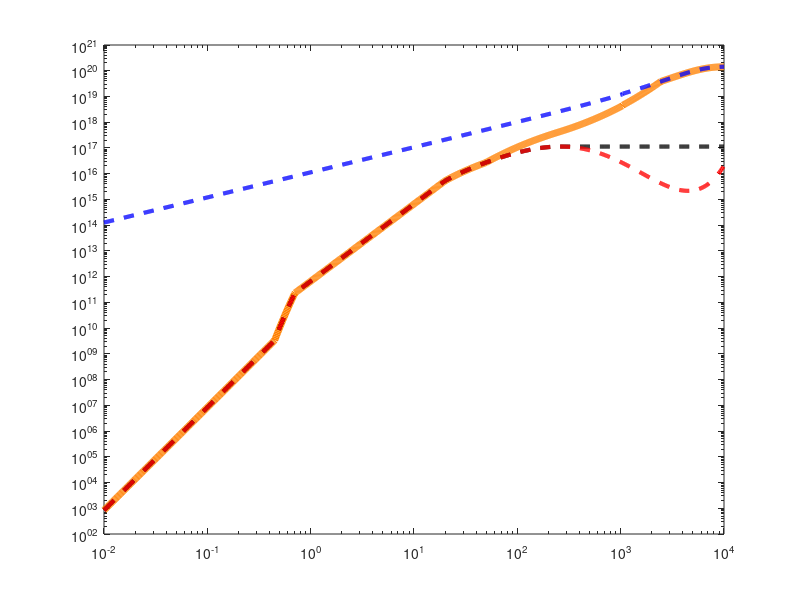

MATLAB code to generate this figure: (Note: this script raises an error after producing the figure.)

clear all; clc;


% Choose planet: 0 - Earth, 1 - Venus, 2 - Mars

planet         = 1;           

% Impactor typical parameters
rho_imp        = 2700.000;    % Impactor density [kg/m^3]
vrel_vesc      = 2.0;         % Typical impact velocity ratio v/v_esc
b              = sin(deg2rad(45));  % Impact Angle is 45 degree

pival          = pi; % Pi [non-dim.]
G              = 6.67384e-11; % Gravitational constant [m^/(kg s^2)]


% AIRBURST for Shuvalov
use_AB         = true;     % Set to true to use Airburst for Shuvalov


% COMPOSITE Scheme Limits
iminc = 50e3; % [meters] Below this radius value, pure Shuvalov model 
imaxc = 2443e3; % [meters] Above this radius value, pure Kegerreis model 




% Physical parameters of Earth as target body
if planet==0
    M_p        = 5.9736e24;   % Earth mass [kg]
    R_p        = 6.3781e6;    % Earth radius [m]
    rho_mean_p = 5515.000;    % Mean density of planet [kg/m^3]
    rho_p      = 2900.000;    % Density of crust [kg/m^3] (assumes that basaltic crust is target material)
    M_at       = 5.100e18;    % Earth atmosphere mass [kg]
    rho_atm    = 1.217;       % Surface density of Earth's atmosphere [kg/m^3]
    height_atm = 8500.0;      % Scale height of Earth atmosphere [m]
    mu         = 29;          % molecular mass of (N2 + O2) atmosphere [non-dim.] 

    M_N2  = M_at * 0.7808; 
    M_H2O  = M_at * 0.01; 
    M_CO2 = M_at * 0.0004; 


end


% Physical parameters of Venus as target body
if planet==1
    M_p        = 4.8685e24;   % Venus mass [kg]
    R_p        = 6.0518e6;    % Venus radius [m]
    rho_mean_p = 5204.000;    % Mean density of planet [kg/m^3]
    rho_p      = 2900.000;    % Density of crust [kg/m^3] (assumes that basaltic crust is target material)
    M_at       = 3.4e20;      % Venus atmosphere mass [kg]
    rho_atm    = 64.790;      % 50.000;       %64.790;      % Surface density of Venus' atmosphere [kg/m^3]
    height_atm = 15900.0;     % 18900.0;       %15900.0;     % Scale height of Venus atmosphere [m]
    mu         = 44;          % molecular mass of pure CO2 atmosphere [non-dim.] 

    M_N2  = M_at * 0.0000; 
    M_H2O  = M_at * 0.0000; 
    M_CO2 = M_at * 1.0000; 


end

% Physical parameters of Mars as target body
if planet==2
    M_p        = 0.64171e24;   % Mars mass [kg]
    R_p        = 3.3962e6;    % Mars radius [m]
    rho_mean_p = 3933.000;    % Mean density of planet [kg/m^3]
    rho_p      = 2900.000;    % Density of crust [kg/m^3] (assumes that crust is target material)
    M_at       = 2.5e18;           %2.5e16     % Mars atmosphere mass [kg]
    rho_atm    = 1.2;           %0.020;      % Surface density of Mars' atmosphere [kg/m^3]
    height_atm = 14100.0;      %11100.0;     % Scale height of Mars atmosphere [m]
    mu         = 44;          % molecular mass of pure CO2 atmosphere [non-dim.] 
    
    M_N2  = M_at * 0.027; 
    M_H2O  = M_at * 0.000; 
    M_CO2 = M_at * 0.9500; 


end



height_atm_current_val = height_atm;
rho_atm_current = rho_atm;

%factor to vary composition for Kegerrreis law.
factorcomp=   1.00; %0.3 %1.00




% ================= Radius Ragne ================= 


% Choose the minimum and maximum impactor radius [meters]
radius_min = 10;   
radius_max = 10e6;  

% Range of Impactor Radii [m]
R = logspace(log10(radius_min), log10(radius_max), 1000)'; 
num_pts = length(R);





% ================== Plot Config ====================

    % Figure size (inches)
    fig_width  = 18; % Default is 10
    fig_height = 12;  % Default is 14
    
    % Plot Style
    plot_lw    = 5;      % LineWidth for plots
    border_lw  = 1.5;    % LineWidth for axes border
    legend_fs  = 18;     % FontSize for legends
    axes_fs    = 28;     % FontSize for axes labels
    
    % Export Settings
    export_format = 'png'; % 'svg' or 'png'
    export_dpi    = 300;   % DPI for PNG export


% =======================================================





M_loss_comp = zeros(num_pts,1);
M_loss_ke = zeros(num_pts,1);
M_loss_S_frag_AB = zeros(num_pts,1);
M_loss_S_frag_AB_extrap = zeros(num_pts,1);
M_imp = zeros(num_pts,1);


    
% Mass of atmosphere above tangent plane [kg] 
% the maximum atmospheric mass that they can eject in a single impact is given by all the mass above the tangent plane, 
% which is H/2R of the total atmosphere, where H is the scale height, and R is the radius of the planet (Schlichting+ 2015)                                                                                                    
m_tan         = M_at*height_atm_current_val/(2.000*R_p);





for i = 1:num_pts
    % 1. Impactor Mass
    M_imp(i) = 4/3 * pival * R(i)^3 * rho_imp;

    % Mutual escape velocity [m/s]
    v_esc = sqrt(2*G*(M_p+M_imp(i))/(R_p+R(i)));

    % Impact velocity [m/s]
    v = vrel_vesc * v_esc;




    % =======================================================
    % A: Shuvalov (2009, 2010) + Airburst [Shuvalov (2014)]
    % =======================================================
    


    % Impact efficiency [non-dim.] (Shuvalov's eq. (2))
    xi = (2.000*R(i))^3*rho_imp*rho_p*(v^2-v_esc^2)/(height_atm_current_val^3*rho_atm_current*v_esc^2*(rho_p+rho_imp));
    xi = max(xi, 1000); % Without this threshold the plot looks weird
    
    % Polynomial fit [non-dim.]
    chi = 10^(-6.375+5.239*log10(xi)-2.121*(log10(xi)^2)+0.397*(log10(xi)^3)-0.037*(log10(xi)^4)+0.0013*(log10(xi)^5));  
    
    % Atmospheric mass loss [kg]
    M_loss = chi * M_imp(i) * ((v^2-v_esc^2)/v_esc^2);
    
    % Airbursts
    Hhalf = -1.4*height_atm_current_val* log(0.5*(1/height_atm_current_val)*5.5*(2.000*R(i))*(rho_imp/rho_atm_current)^0.5); % [Eq (7) in Shuvalov+ 2014]
    Hfr   = -1.4*height_atm_current_val* log(0.5*(1/height_atm_current_val)*3.5*(2.000*R(i))*(rho_imp/rho_atm_current)^0.5); % [Eq (8) in Shuvalov+ 2014]
       
    Vlim  = (15+0.2*height_atm_current_val/1000); % [km] [Eq (10) in Shuvalov+ 2014]
    Vlim  = max(Vlim, 0); % Vlim shouldn't be negative

    
    M_loss_AB = M_imp(i)*5.5*0.001*(2.000*R(i)/height_atm_current_val)*((rho_imp/1000)^0.5)*(((v/1000)-Vlim)^2.); % [From eq (9) in Shuvalov+ 2014]
 
    M_loss_fr = 10^((log10(M_loss_AB)-log10(M_loss))/(Hfr-Hhalf)*(Hfr)+log10(M_loss)); % [ From eq (11) in Shuvalov+ 2014]
    
    if use_AB 

        %  If Hhalf > 0 the impact is regarded as aerial burst,
        %  and Eqs. (9) and (10) are used to work out how much atmosphere is eroded (Shuvalov+, 2014)
        if(Hhalf > 0) 
            M_loss_S_frag_AB(i) = M_loss_AB; 

        % Estimates for impacts of fragmented projectiles (Hhalf < 0; Hfr > 0) are obtained from (11) (Shuvalov+, 2014) 
        elseif(Hhalf < 0) && (Hfr > 0)

            M_loss_S_frag_AB(i) = M_loss_fr; 
        else
             
            M_loss_S_frag_AB(i) = M_loss;
        end
    
    else
        M_loss_S_frag_AB(i) = M_loss;

    end

    % Tangent Plane limit for Shuvalov
    if M_loss_S_frag_AB(i) > m_tan
        M_loss_S_frag_AB(i) = m_tan;
    end

    % EXTRAPOLATION
    M_loss_S_frag_AB_extrap(i) = M_loss_S_frag_AB(i);
    
    if i > 1 && M_loss_S_frag_AB_extrap(i) < M_loss_S_frag_AB_extrap(i-1)
        M_loss_S_frag_AB_extrap(i) = M_loss_S_frag_AB_extrap(i-1);
    end
    



    % ==========================================================
    % Kegerreis (2020)
    % ==========================================================
    
    d_cap = (R_p+R(i))*(1-b); % Height of caps [m]
    V_cap_imp = pival/3.*d_cap^2*3.*R(i)-d_cap;  % Calculate volume of impactor cap [m^3]
    V_cap_tar = pival/3.*d_cap^2*(3.*R_p-d_cap);  % Calculate volume of target cap [m^3]
    V_p       = 4./3.*pival*R_p^3; % Calculate volume of target body [m^3]
    V_imp     = 4./3.*pival*R(i)^3; % Calculate volume of impactor body [m^3]

    V_cap_imp(d_cap >= 2.*R(i)) = V_imp (d_cap >= 2.*R(i)); % When d_cap >= Impactor_diameter, Impactor_volume_cap = Impactor_volume ;
    V_cap_tar(d_cap >= R_p) = V_p; % When d_cap >= Planet_diameter, Planet_volume_cap = Planet_volume (This limit is probably unnecessary for our use case);

    f_M       = (rho_mean_p*V_cap_tar+rho_imp*V_cap_imp)/(rho_mean_p*V_p+rho_imp*V_imp);  % Calculate fractional interacting mass [non-dim.]
    M_tot     = M_imp(i)+M_p;  % Total mass involved in collision [kg]
    
    X_frac = factorcomp * 0.64*( (v/v_esc)^2. * (M_imp(i)/M_tot)^(0.5) * (rho_imp/rho_mean_p)^(0.5)*f_M)^(0.65); % Fraction of eroded atmosphere [non-dim.] (eq. 1)
    
    % Set upper limit
    if(X_frac > 1.000)
        X_frac = 1.000;
    end
    
    M_loss_ke(i) = X_frac * M_at;
    
    % ==========================================================
    % Composite Scheme
    % ==========================================================
    
    if (R(i) < iminc)
        M_loss_comp(i) = M_loss_S_frag_AB_extrap(i);
    elseif (R(i) > imaxc)
        M_loss_comp(i) = M_loss_ke(i);
    else
        M_loss_comp(i) = 10^((log10(M_loss_ke(i))-log10(M_loss_S_frag_AB_extrap(i)))/(log10(imaxc)-log10(iminc))*(log10(R(i))-log10(iminc))+log10(M_loss_S_frag_AB_extrap(i)));
    end
end



    


if use_AB 

     shuv_label = 'Shuvalov + Airburst';

     file_name = 'Impactor_Radius_vs_Erosion_AB';

else
     shuv_label = 'Shuvalov';
     file_name = 'Impactor_Radius_vs_Erosion';
end



% ==========================================================
% Plotting Export Logic
% ==========================================================
if strcmp(export_format, 'svg')
    export_ext = '.svg';
    export_driver = '-dsvg';
    export_res = '-painters'; 
    bg_color = 'none';
else
    export_ext = '.png';
    export_driver = '-dpng';
    export_res = ['-r', num2str(export_dpi)];
    bg_color = 'w'; 
end




% ==========================================================
% Plot
% ==========================================================
figure('Name', 'Impactor Radius vs Erosion');

% Convert Radius to km for X-axis
R_km = R / 1000; 

% Plot individual and composite models
loglog(R_km, M_loss_comp, '-','Color', [1 0.5 0], 'LineWidth', plot_lw);
hold on;
loglog(R_km, M_loss_S_frag_AB_extrap, 'k--', 'LineWidth', plot_lw-2);
loglog(R_km, M_loss_S_frag_AB, 'r--', 'LineWidth', plot_lw-2);
loglog(R_km, M_loss_ke, 'b--', 'LineWidth', plot_lw-2);

% Transition boundaries
xline(iminc/1000, 'k:', 'LineWidth', plot_lw-2, 'LabelVerticalAlignment', 'bottom','Label', iminc/1000 + " km",'FontSize', 30);
xline(imaxc/1000, 'k:', 'LineWidth', plot_lw-2, 'LabelVerticalAlignment', 'bottom', 'Label', imaxc/1000 + " km", 'FontSize', 30);

xlabel('Impactor Radius (km)', 'FontWeight', 'bold');
ylabel('Atmospheric Mass Loss (kg)', 'FontWeight', 'bold');
title('Impactor Radius vs Atmospheric Erosion', 'FontWeight', 'bold');
legend('Composite', 'Linear-Extrapolation for Shuvalov', shuv_label, 'Kegerreis et al.', 'Location', 'northwest', 'FontSize', legend_fs, 'FontWeight', 'bold', 'Color', 'none');
grid on;

% Axis Style
set(gca, 'FontSize', axes_fs, 'FontWeight', 'bold', 'LineWidth', border_lw, 'Box', 'on');

% Transparency and Sizing
set(gcf, 'Units', 'inches', 'Position', [1, 1, fig_width, fig_height]);
set(gcf, 'PaperUnits', 'inches', 'PaperPosition', [0, 0, fig_width, fig_height]);
set(gcf, 'PaperSize', [fig_width, fig_height]);
set(gcf, 'Color', bg_color); set(gca, 'Color', bg_color);
set(gcf, 'InvertHardcopy', 'off');
set(gcf, 'Renderer', 'painters');

% Export Configured Format
print(gcf, [file_name, export_ext], export_driver, export_res);
